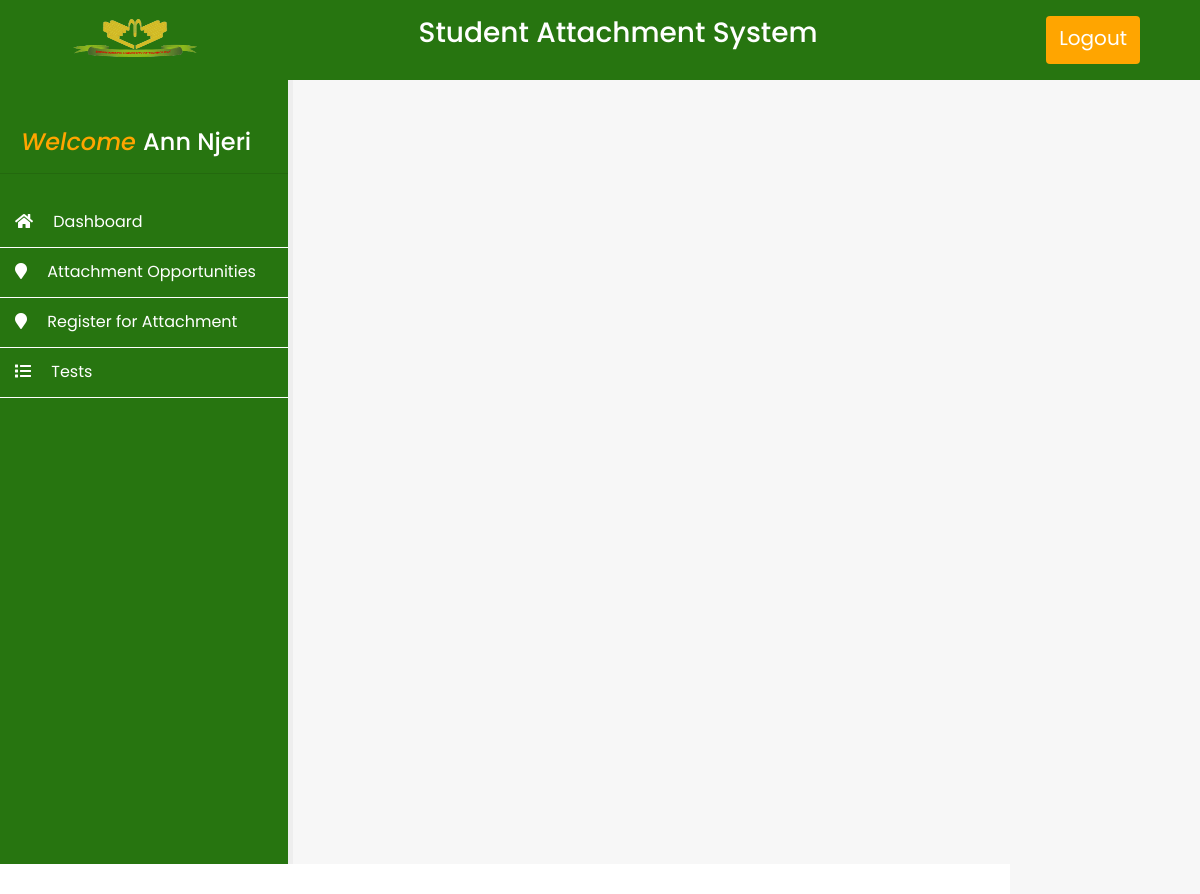
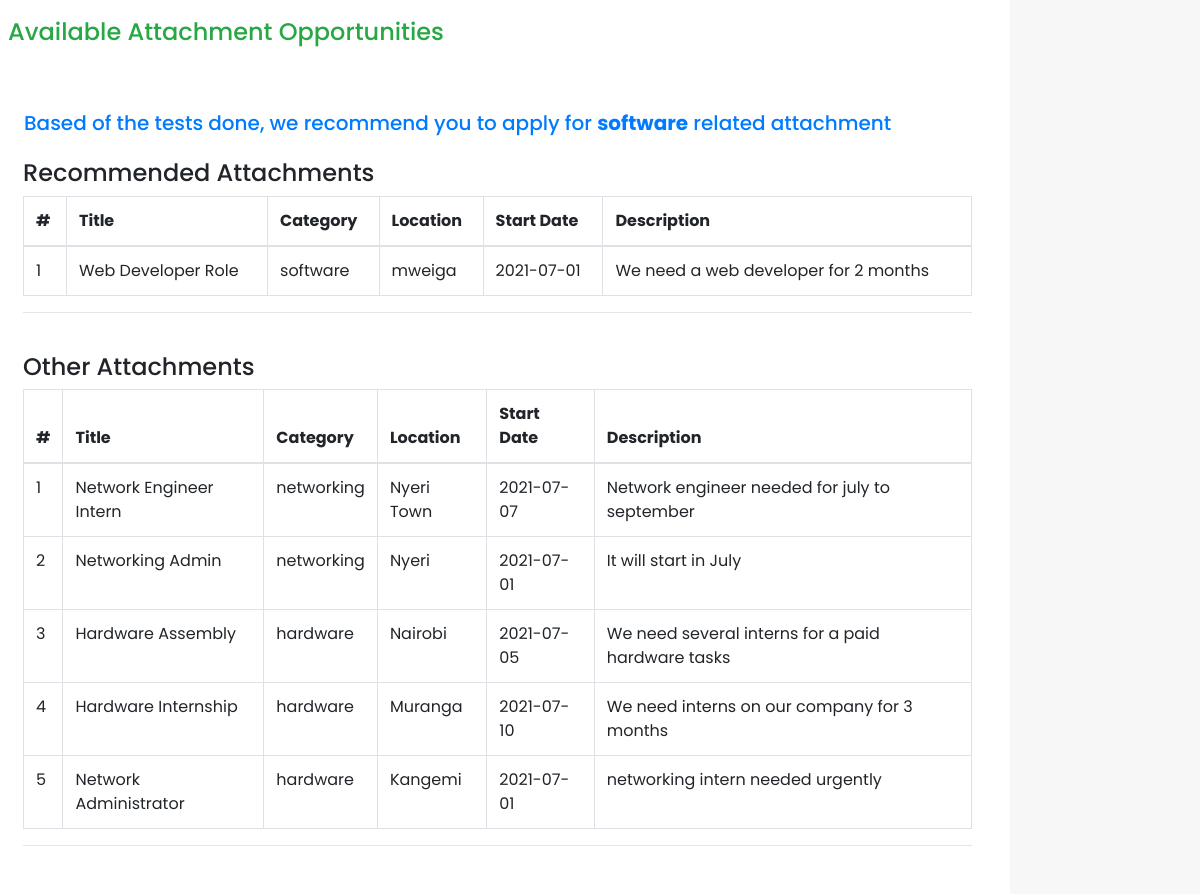
The app's page /users/student/attachments.php (signed in) with its own data (2 pictures, top to bottom).
### tables this page shows
CREATE TABLE `students` (
  `id` int(11) NOT NULL,
  `uniqueid` varchar(255) NOT NULL,
  `fname` varchar(255) NOT NULL,
  `lname` varchar(255) NOT NULL,
  `regno` varchar(255) NOT NULL,
  `password` varchar(255) NOT NULL,
  `supervisor` varchar(200) NOT NULL DEFAULT '',
  `csupervisor` varchar(200) NOT NULL DEFAULT '',
  `course` varchar(200) NOT NULL,
  `year` int(11) NOT NULL
);

CREATE TABLE `tbl_attachments` (
  `id` int(11) NOT NULL,
  `title` varchar(200) NOT NULL,
  `cname` varchar(200) NOT NULL,
  `category` varchar(200) NOT NULL,
  `location` varchar(200) NOT NULL,
  `startdate` date NOT NULL,
  `description` varchar(500) NOT NULL
);

### users/student/myFunctions.php (the view, shortened to what this page needs)
<?php
function calculateScore($test, $sid)
{
    include "includes/config.php";
    $score = 0;
    $result = mysqli_query($conn, "SELECT DISTINCT * FROM tbl_responses where test ='$test' and student_id='$sid'");
    while ($row = mysqli_fetch_assoc($result)) {
        $res = $row['response'];
        $quizno = $row['quizno'];
        $ansres = mysqli_query($conn, "SELECT DISTINCT * FROM tbl_answers where test ='$test' and quizno='$quizno'");
        while ($ansrow = mysqli_fetch_assoc($ansres)) {
            if ($ansrow['correct'] == 1) {
                if ($ansrow['answer'] == $res) {
                    $score++;
                }
            }
        }
    }
    return $score;
}
function getBestScored($sid)
{
    $hardwareScore = calculateScore("hardware", $sid);
    $softwareScore = calculateScore("software", $sid);
    $networkingScore = calculateScore("networking", $sid);
    if ($hardwareScore > $softwareScore && $hardwareScore > $networkingScore) {
        return "hardware";
    } else if ($softwareScore > $hardwareScore && $softwareScore > $networkingScore) {
        return "software";
    } else if ($networkingScore > $hardwareScore && $networkingScore > $softwareScore) {
        return "networking";
    } else if ($networkingScore > $hardwareScore && $networkingScore == $softwareScore) {
        return "networking and software";
    } else if ($hardwareScore > $networkingScore && $hardwareScore == $softwareScore) {
        return "hardware and software";
    } else if ($hardwareScore > $softwareScore && $hardwareScore == $networkingScore) {
        return "hardware and networking";
    } else {
        return "All";
    }
}
?>
        <?php
function getRecommendedAttachments($sid)
{
    include "includes/config.php";
    $test =  getBestScored($sid);
    $query = "";
    if ($test == "hardware and networking") {
        $query = "SELECT * FROM tbl_attachments where category = 'hardware' OR category ='networking'";
    } else if ($test == "networking and software") {
        $query = "SELECT * FROM tbl_attachments where category = 'software' OR category ='networking'";
    } else if ($test == "hardware and software") {
        $query = "SELECT * FROM tbl_attachments where category = 'hardware' OR category ='software'";
    } else {
        $query = "SELECT * FROM tbl_attachments where category = '$test'";
    }
    $checkresult = mysqli_query($conn, $query);
    if (mysqli_num_rows($checkresult) > 0) {
        $count = 0;
        while ($array = mysqli_fetch_assoc($checkresult)) {
            $count++;
        ?>
            <tr>
                <td><?php echo $count ?></td>
                <td><?php echo $array['title'] ?></td>
                <td><?php echo $array['category'] ?></td>
                <td><?php echo $array['location'] ?></td>
                <td><?php echo $array['startdate'] ?></td>
                <td><?php echo $array['description'] ?></td>
            </tr>
        <?php
        }
    } else {
        echo "<tr><td colspan='7'> No Attachment in this area</td></tr>";
    }
}
function getAllAttachments($sid)
{
    include "includes/config.php";
    $test =  getBestScored($sid);
    $query = "";
    if ($test == "hardware and networking") {
        $query = "SELECT * FROM tbl_attachments where category != 'hardware' AND category !='networking'";
    } else if ($test == "networking and software") {
        $query = "SELECT * FROM tbl_attachments where category != 'software' AND category !='networking'";
    } else if ($test == "hardware and software") {
        $query = "SELECT * FROM tbl_attachments where category != 'hardware' AND category !='software'";
    } else if ($test == "All") {
        $query = "SELECT * FROM tbl_attachments";
    } else {
        $query = "SELECT * FROM tbl_attachments where category !='$test' ";
    }
    $checkresult = mysqli_query($conn, $query);
    if (mysqli_num_rows($checkresult) > 0) {
        $count = 0;
        while ($array = mysqli_fetch_assoc($checkresult)) {
            $count++;
        ?>
            <tr>
                <td><?php echo $count ?></td>
                <td><?php echo $array['title'] ?></td>
                <td><?php echo $array['category'] ?></td>
                <td><?php echo $array['location'] ?></td>
                <td><?php echo $array['startdate'] ?></td>
                <td><?php echo $array['description'] ?></td>
            </tr>
<?php
        }
    } else {
        echo "<tr><td colspan='7'> No Attachment in this area</td></tr>";
    }
}

### users/student/includes/sidebar.php
<?php
include "config.php";
$sid  = $_SESSION['studentid'];
$result = $conn->query("SELECT * FROM students where uniqueid = '$sid' ");
$array = mysqli_fetch_assoc($result);
?>
<div class="col col-sm-12 col-md-4 col-lg-3 sidebar py-5">
    <h4 class="text-center welcome">
   <span> Welcome </span><?php echo $array['fname']." ".$array['lname']  ?>
    </h4>
    <hr>
    <div class="side-nav py-2">
        <a href="index.php" class="side-nav-item">
            <div> <i class="fa fa-home mr-3" aria-hidden="true"></i> Dashboard</div>
        </a>
        <a href="attachments.php" class="side-nav-item">
            <div><i class="fa fa-map-marker mr-3 text-white" aria-hidden="true"></i> Attachment Opportunities</div>
        </a>
        <a href="registerattachment.php" class="side-nav-item">
            <div><i class="fa fa-map-marker mr-3" aria-hidden="true"></i> Register for Attachment</div>
        </a>
        <a href="tests.php" class="side-nav-item">
            <div><i class="fa fa-list mr-3" aria-hidden="true"></i> Tests</div>
        </a>
    </div>
</div>

### users/student/css/index.css (style rules this page uses)
* { margin: 0; padding: 0; box-sizing: border-box; text-decoration: none; font-family: "Poppins", sans-serif; }
body { min-height: 100vh; background: #f7f7f7; overflow-x: hidden; }
.sidebar, .main-content { background-color: #fff; min-height: 98vh; }
.sidebar { border-right: 5px solid #eee; background-color: #277510; padding: 0px; }
.side-nav-item { margin: 0; height: 50px; display: flex; align-items: center; justify-content: left; color: #fff; padding-left: 20px; border-bottom: 1px solid #fff; padding: 20px; padding-left: 30px; }
.side-nav-item div { font-size: 20; }
.sidebar .welcome { color: #fff; }
.sidebar .welcome span { color: orange; font-style: italic; }

### users/student/css/login.css (style rules this page uses)
*, a:hover { text-decoration: none; }

### records on screen
students: fname "Ann", lname "Njeri"
tbl_attachments: title "Web Developer Role", category "software", location "mweiga", startdate "2021-07-01", description "We need a web developer for 2 months"
tbl_attachments: title "Network Engineer Intern", category "networking", location "Nyeri Town", startdate "2021-07-07", description "Network engineer needed for july to september"
tbl_attachments: title "Networking Admin", category "networking", location "Nyeri", startdate "2021-07-01", description "It will start in July"
tbl_attachments: title "Hardware Assembly", category "hardware", location "Nairobi", startdate "2021-07-05", description "We need several interns for a paid hardware tasks"
tbl_attachments: title "Hardware Internship", category "hardware", location "Muranga", startdate "2021-07-10", description "We need interns on our company for 3 months"
tbl_attachments: title "Network Administrator", category "hardware", location "Kangemi", startdate "2021-07-01", description "networking intern needed urgently"

### other values on screen
getBestScored($sid) "software"
